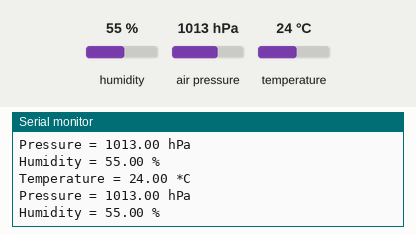
The sketch below on a simulated Arduino Uno, built with avr-gcc and run on an emulated ATmega328P. Parts: the last lines printed to the serial monitor. Inputs (shaded band) come from the test bench; at power-on: humidity 55 %, air pressure 1013 hPa, temperature 24 °C.

Above: at 1.8 s.
1.9 s: humidity set to 22 %
At 2.8 s:
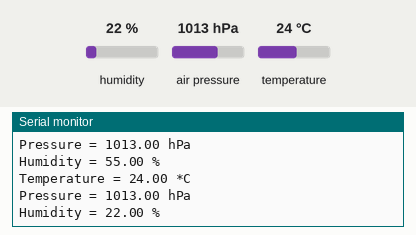
3.4 s: air pressure set to 952 hPa
At 4.7 s:
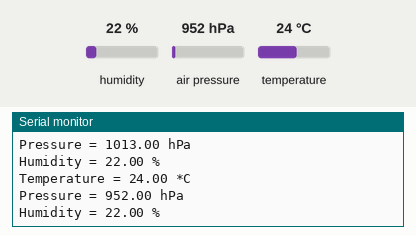
4.9 s: temperature set to 12 °C
At 5.8 s:
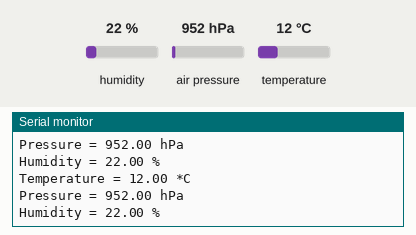

The sketch:

centralina_meteo.ino
```cpp
#include <Wire.h>
#include <SPI.h>
#include <Adafruit_Sensor.h>
#include <Adafruit_BME280.h>

/* BME 280
 *  Vin -> v3V
 *  GND -> GND
 *  SDA -> D2
 *  SCL -> D3
 */


Adafruit_BME280 bme; // I2C

unsigned long delayTime;

void setup() {
    Serial.begin(9600);
    while(!Serial);    // time to get serial running

    unsigned status;

    // Inizio BME280 settings
    status = bme.begin(0x76);
    // You can also pass in a Wire library object like &Wire2
    // status = bme.begin(0x76, &Wire2)
    if (!status) {
        Serial.println("Could not find a valid BME280 sensor, check wiring, address, sensor ID!");
        Serial.print("SensorID was: 0x"); Serial.println(bme.sensorID(),16);
        Serial.print("        ID of 0xFF probably means a bad address, a BMP 180 or BMP 085\n");
        Serial.print("   ID of 0x56-0x58 represents a BMP 280,\n");
        Serial.print("        ID of 0x60 represents a BME 280.\n");
        Serial.print("        ID of 0x61 represents a BME 680.\n");
        while (1) delay(10);
    }

    delayTime = 1000;
    bme.setSampling(Adafruit_BME280::MODE_FORCED,
                    Adafruit_BME280::SAMPLING_X1, // temperature
                    Adafruit_BME280::SAMPLING_X1, // pressure
                    Adafruit_BME280::SAMPLING_X1, // humidity
                    Adafruit_BME280::FILTER_OFF   );
    //Fine BME 280 settings
}

void loop() {
    printValues_THP();
    delay(delayTime);
}


void printValues_THP() {
  //Misura della Temperatura
    Serial.print("Temperature = ");
    Serial.print(bme.readTemperature());
    Serial.println(" *C");
  //Misura della Pressione
    Serial.print("Pressure = ");
    Serial.print(bme.readPressure() / 100.0F);
    Serial.println(" hPa");
  //Misura dell'umidità
    Serial.print("Humidity = ");
    Serial.print(bme.readHumidity());
    Serial.println(" %");

    Serial.println();
}
```

Measured:
- after the input at 1.9 s, the serial monitor: prints a new line after 0.16 s (image 1)
- after the input at 3.4 s, the serial monitor: prints a new line after 0.65 s (image 2)
- after the input at 4.9 s, the serial monitor: prints a new line after 0.13 s (image 3)
